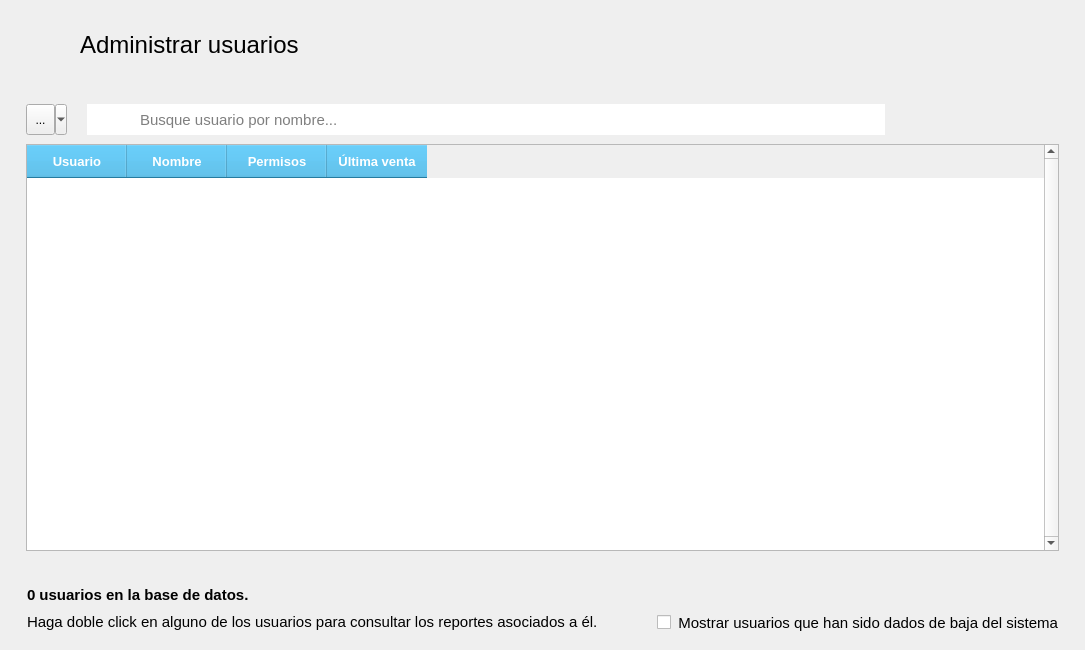
<?xml version="1.0" encoding="UTF-8"?>
<ui version="4.0">
 <class>AdministrarUsuarios</class>
 <widget class="QMainWindow" name="AdministrarUsuarios">
  <property name="geometry">
   <rect>
    <x>0</x>
    <y>0</y>
    <width>1085</width>
    <height>650</height>
   </rect>
  </property>
  <property name="minimumSize">
   <size>
    <width>1085</width>
    <height>650</height>
   </size>
  </property>
  <property name="windowTitle">
   <string>Administrar usuarios</string>
  </property>
  <property name="windowIcon">
   <iconset resource="../../resources.qrc">
    <normaloff>:/img/icon.ico</normaloff>:/img/icon.ico</iconset>
  </property>
  <widget class="QWidget" name="centralwidget">
   <layout class="QVBoxLayout" name="verticalLayout">
    <item alignment="Qt::AlignLeft|Qt::AlignTop">
     <widget class="QFrame" name="frame">
      <property name="frameShadow">
       <enum>QFrame::Raised</enum>
      </property>
      <layout class="QHBoxLayout" name="horizontalLayout">
       <property name="spacing">
        <number>20</number>
       </property>
       <property name="leftMargin">
        <number>19</number>
       </property>
       <property name="topMargin">
        <number>15</number>
       </property>
       <property name="rightMargin">
        <number>19</number>
       </property>
       <property name="bottomMargin">
        <number>15</number>
       </property>
       <item>
        <widget class="QPushButton" name="btRegresar">
         <property name="cursor">
          <cursorShape>PointingHandCursor</cursorShape>
         </property>
         <property name="styleSheet">
          <string notr="true">QPushButton {
        background-color: transparent;
        border: none;
        padding: 0px;
    }
    QPushButton:hover {
        background-color: rgba(255, 255, 255, 0);
    }
    QPushButton:pressed {
        background-color: rgba(255, 255, 255, 0);
    }</string>
         </property>
         <property name="icon">
          <iconset resource="../../resources.qrc">
           <normaloff>:/img/resources/images/leftarrow.png</normaloff>:/img/resources/images/leftarrow.png</iconset>
         </property>
         <property name="iconSize">
          <size>
           <width>40</width>
           <height>40</height>
          </size>
         </property>
         <property name="flat">
          <bool>true</bool>
         </property>
        </widget>
       </item>
       <item>
        <widget class="QLabel" name="lbTitulo">
         <property name="minimumSize">
          <size>
           <width>211</width>
           <height>41</height>
          </size>
         </property>
         <property name="font">
          <font>
           <pointsize>18</pointsize>
          </font>
         </property>
         <property name="text">
          <string>Administrar usuarios</string>
         </property>
        </widget>
       </item>
      </layout>
     </widget>
    </item>
    <item>
     <widget class="QFrame" name="frame_3">
      <property name="sizePolicy">
       <sizepolicy hsizetype="Expanding" vsizetype="Expanding">
        <horstretch>0</horstretch>
        <verstretch>0</verstretch>
       </sizepolicy>
      </property>
      <property name="frameShadow">
       <enum>QFrame::Raised</enum>
      </property>
      <layout class="QVBoxLayout" name="verticalLayout_3">
       <property name="spacing">
        <number>0</number>
       </property>
       <property name="leftMargin">
        <number>8</number>
       </property>
       <property name="rightMargin">
        <number>8</number>
       </property>
       <item alignment="Qt::AlignTop">
        <widget class="QFrame" name="frame_2">
         <property name="frameShadow">
          <enum>QFrame::Raised</enum>
         </property>
         <layout class="QHBoxLayout" name="horizontalLayout_2">
          <property name="spacing">
           <number>0</number>
          </property>
          <property name="leftMargin">
           <number>0</number>
          </property>
          <property name="topMargin">
           <number>0</number>
          </property>
          <property name="rightMargin">
           <number>0</number>
          </property>
          <property name="bottomMargin">
           <number>0</number>
          </property>
          <item>
           <widget class="QFrame" name="frame_5">
            <property name="frameShadow">
             <enum>QFrame::Raised</enum>
            </property>
            <layout class="QHBoxLayout" name="horizontalLayout_5">
             <property name="spacing">
              <number>0</number>
             </property>
             <item>
              <widget class="QToolButton" name="btFiltrar">
               <property name="minimumSize">
                <size>
                 <width>41</width>
                 <height>31</height>
                </size>
               </property>
               <property name="toolTip">
                <string>Filtrar búsqueda por...</string>
               </property>
               <property name="text">
                <string>...</string>
               </property>
               <property name="icon">
                <iconset resource="../../resources.qrc">
                 <normaloff>:/img/resources/images/filter.png</normaloff>:/img/resources/images/filter.png</iconset>
               </property>
               <property name="popupMode">
                <enum>QToolButton::MenuButtonPopup</enum>
               </property>
              </widget>
             </item>
             <item>
              <spacer name="horizontalSpacer">
               <property name="orientation">
                <enum>Qt::Horizontal</enum>
               </property>
               <property name="sizeType">
                <enum>QSizePolicy::Fixed</enum>
               </property>
               <property name="sizeHint" stdset="0">
                <size>
                 <width>20</width>
                 <height>0</height>
                </size>
               </property>
              </spacer>
             </item>
             <item>
              <widget class="QLabel" name="label_2">
               <property name="minimumSize">
                <size>
                 <width>51</width>
                 <height>31</height>
                </size>
               </property>
               <property name="maximumSize">
                <size>
                 <width>51</width>
                 <height>31</height>
                </size>
               </property>
               <property name="styleSheet">
                <string notr="true">image: url(:/img/resources/images/magnifier.png);
background-color: rgb(255, 255, 255);</string>
               </property>
               <property name="text">
                <string/>
               </property>
              </widget>
             </item>
             <item>
              <widget class="QLineEdit" name="searchBar">
               <property name="minimumSize">
                <size>
                 <width>481</width>
                 <height>31</height>
                </size>
               </property>
               <property name="font">
                <font>
                 <pointsize>11</pointsize>
                </font>
               </property>
               <property name="frame">
                <bool>false</bool>
               </property>
               <property name="placeholderText">
                <string>Busque usuario por nombre...</string>
               </property>
              </widget>
             </item>
            </layout>
           </widget>
          </item>
          <item>
           <widget class="QFrame" name="frame_6">
            <property name="frameShadow">
             <enum>QFrame::Raised</enum>
            </property>
            <layout class="QHBoxLayout" name="horizontalLayout_3">
             <property name="spacing">
              <number>30</number>
             </property>
             <item>
              <widget class="QPushButton" name="btAgregar">
               <property name="cursor">
                <cursorShape>PointingHandCursor</cursorShape>
               </property>
               <property name="styleSheet">
                <string notr="true">QPushButton {
        background-color: transparent;
        border: none;
        padding: 0px;
    }
    QPushButton:hover {
        background-color: rgba(255, 255, 255, 0);
    }
    QPushButton:pressed {
        background-color: rgba(255, 255, 255, 0);
    }</string>
               </property>
               <property name="icon">
                <iconset resource="../../resources.qrc">
                 <normaloff>:/img/resources/images/plus.png</normaloff>:/img/resources/images/plus.png</iconset>
               </property>
               <property name="iconSize">
                <size>
                 <width>40</width>
                 <height>40</height>
                </size>
               </property>
               <property name="flat">
                <bool>true</bool>
               </property>
              </widget>
             </item>
             <item>
              <widget class="QPushButton" name="btEditar">
               <property name="cursor">
                <cursorShape>PointingHandCursor</cursorShape>
               </property>
               <property name="styleSheet">
                <string notr="true">QPushButton {
        background-color: transparent;
        border: none;
        padding: 0px;
    }
    QPushButton:hover {
        background-color: rgba(255, 255, 255, 0);
    }
    QPushButton:pressed {
        background-color: rgba(255, 255, 255, 0);
    }</string>
               </property>
               <property name="icon">
                <iconset resource="../../resources.qrc">
                 <normaloff>:/img/resources/images/edit.png</normaloff>:/img/resources/images/edit.png</iconset>
               </property>
               <property name="iconSize">
                <size>
                 <width>40</width>
                 <height>40</height>
                </size>
               </property>
               <property name="flat">
                <bool>true</bool>
               </property>
              </widget>
             </item>
             <item>
              <widget class="QPushButton" name="btEliminar">
               <property name="cursor">
                <cursorShape>PointingHandCursor</cursorShape>
               </property>
               <property name="styleSheet">
                <string notr="true">QPushButton {
        background-color: transparent;
        border: none;
        padding: 0px;
    }
    QPushButton:hover {
        background-color: rgba(255, 255, 255, 0);
    }
    QPushButton:pressed {
        background-color: rgba(255, 255, 255, 0);
    }</string>
               </property>
               <property name="icon">
                <iconset resource="../../resources.qrc">
                 <normaloff>:/img/resources/images/trash.png</normaloff>:/img/resources/images/trash.png</iconset>
               </property>
               <property name="iconSize">
                <size>
                 <width>40</width>
                 <height>40</height>
                </size>
               </property>
               <property name="flat">
                <bool>true</bool>
               </property>
              </widget>
             </item>
            </layout>
           </widget>
          </item>
         </layout>
        </widget>
       </item>
       <item>
        <widget class="QFrame" name="frame_7">
         <property name="frameShadow">
          <enum>QFrame::Raised</enum>
         </property>
         <layout class="QHBoxLayout" name="horizontalLayout_4">
          <property name="spacing">
           <number>0</number>
          </property>
          <property name="topMargin">
           <number>0</number>
          </property>
          <item>
           <widget class="QTableWidget" name="tabla_usuarios">
            <property name="font">
             <font>
              <pointsize>10</pointsize>
             </font>
            </property>
            <property name="styleSheet">
             <string notr="true">QHeaderView::section {
	font: bold 10pt;
	color: rgb(255, 255, 255);
	background-color: rgb(52, 172, 224);

	padding-top: 7px;
	padding-bottom: 7px;
}

QTableView::item{
  padding: 5px;
}

QTableWidget {
	alternate-background-color: rgb(240, 240, 240);
}

QTableView {
    selection-background-color: rgb(85, 85, 255);
    selection-color: rgb(255, 255, 255);
}
QTableView:active {
    selection-background-color: rgb(85, 85, 255);
    selection-color: rgb(255, 255, 255);
}</string>
            </property>
            <property name="verticalScrollBarPolicy">
             <enum>Qt::ScrollBarAlwaysOn</enum>
            </property>
            <property name="editTriggers">
             <set>QAbstractItemView::NoEditTriggers</set>
            </property>
            <property name="alternatingRowColors">
             <bool>true</bool>
            </property>
            <property name="selectionMode">
             <enum>QAbstractItemView::SingleSelection</enum>
            </property>
            <property name="selectionBehavior">
             <enum>QAbstractItemView::SelectRows</enum>
            </property>
            <property name="showGrid">
             <bool>false</bool>
            </property>
            <attribute name="horizontalHeaderMinimumSectionSize">
             <number>50</number>
            </attribute>
            <attribute name="verticalHeaderVisible">
             <bool>false</bool>
            </attribute>
            <column>
             <property name="text">
              <string>Usuario</string>
             </property>
            </column>
            <column>
             <property name="text">
              <string>Nombre</string>
             </property>
            </column>
            <column>
             <property name="text">
              <string>Permisos</string>
             </property>
            </column>
            <column>
             <property name="text">
              <string>Última venta</string>
             </property>
            </column>
           </widget>
          </item>
         </layout>
        </widget>
       </item>
      </layout>
     </widget>
    </item>
    <item alignment="Qt::AlignBottom">
     <widget class="QFrame" name="frame_4">
      <property name="frameShadow">
       <enum>QFrame::Raised</enum>
      </property>
      <layout class="QHBoxLayout" name="horizontalLayout_6">
       <property name="topMargin">
        <number>0</number>
       </property>
       <property name="bottomMargin">
        <number>0</number>
       </property>
       <item>
        <widget class="QFrame" name="frame_8">
         <property name="styleSheet">
          <string notr="true">QFrame { border: none; }</string>
         </property>
         <property name="frameShape">
          <enum>QFrame::StyledPanel</enum>
         </property>
         <property name="frameShadow">
          <enum>QFrame::Raised</enum>
         </property>
         <layout class="QVBoxLayout" name="verticalLayout_2">
          <item>
           <widget class="QLabel" name="lbContador">
            <property name="minimumSize">
             <size>
              <width>271</width>
              <height>21</height>
             </size>
            </property>
            <property name="font">
             <font>
              <pointsize>11</pointsize>
              <weight>75</weight>
              <bold>true</bold>
             </font>
            </property>
            <property name="text">
             <string>0 usuarios en la base de datos.</string>
            </property>
           </widget>
          </item>
          <item>
           <widget class="QLabel" name="label_3">
            <property name="minimumSize">
             <size>
              <width>561</width>
              <height>21</height>
             </size>
            </property>
            <property name="font">
             <font>
              <pointsize>11</pointsize>
              <weight>50</weight>
              <bold>false</bold>
             </font>
            </property>
            <property name="text">
             <string>Haga doble click en alguno de los usuarios para consultar los reportes asociados a él.</string>
            </property>
           </widget>
          </item>
         </layout>
        </widget>
       </item>
       <item alignment="Qt::AlignRight|Qt::AlignBottom">
        <widget class="QFrame" name="frame_9">
         <property name="styleSheet">
          <string notr="true">QFrame { border: none; }</string>
         </property>
         <property name="frameShape">
          <enum>QFrame::StyledPanel</enum>
         </property>
         <property name="frameShadow">
          <enum>QFrame::Raised</enum>
         </property>
         <layout class="QHBoxLayout" name="horizontalLayout_7">
          <item>
           <widget class="QCheckBox" name="mostrarCheck">
            <property name="text">
             <string/>
            </property>
            <property name="checked">
             <bool>false</bool>
            </property>
           </widget>
          </item>
          <item>
           <widget class="QLabel" name="label_4">
            <property name="font">
             <font>
              <pointsize>11</pointsize>
              <weight>50</weight>
              <bold>false</bold>
             </font>
            </property>
            <property name="text">
             <string>Mostrar usuarios que han sido dados de baja del sistema</string>
            </property>
            <property name="alignment">
             <set>Qt::AlignRight|Qt::AlignTrailing|Qt::AlignVCenter</set>
            </property>
           </widget>
          </item>
         </layout>
        </widget>
       </item>
      </layout>
     </widget>
    </item>
   </layout>
  </widget>
 </widget>
 <resources>
  <include location="../../resources.qrc"/>
 </resources>
 <connections/>
</ui>
